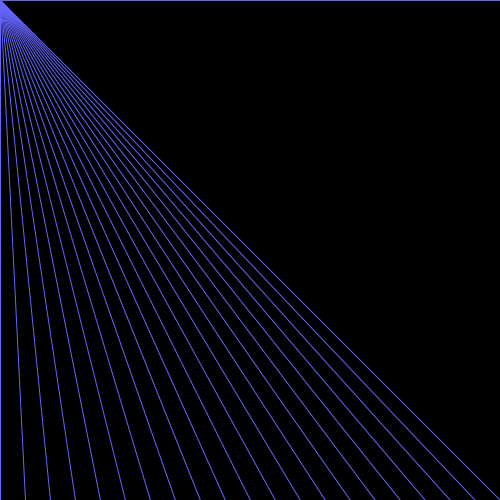
Frame 1 (no input)
Frame 60 (the mouse pressed at the canvas centre just before this capture): identical to frame 1, image omitted
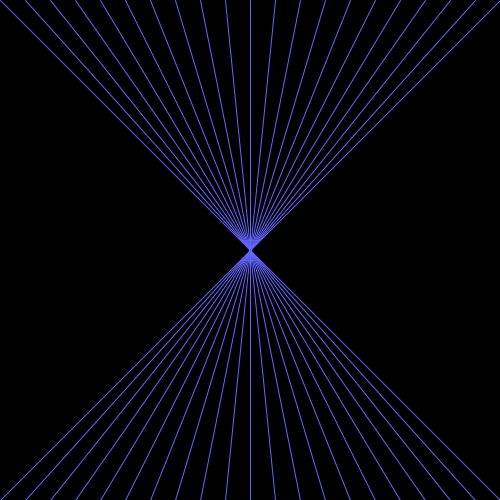
Frame 120 (the mouse held since frame 60 and released just before this capture)

The Processing sketch that drew these frames (run headless with seeded random() and noise(); from frame 60 on, the mouse is pressed at the canvas centre):

// Processing sketch: processing_70088
// ── processing_70088.pde

int spaceX = 25;


void setup()
{
size(500, 500);
stroke(100, 100, 255);
smooth();
}


void draw()
{
background(0); 
for (int i=0; i<21; i++)
  {
      line(i*spaceX, 0, mouseX, mouseY); 
      line(i*spaceX, 500, mouseX, mouseY);
     
}

}
